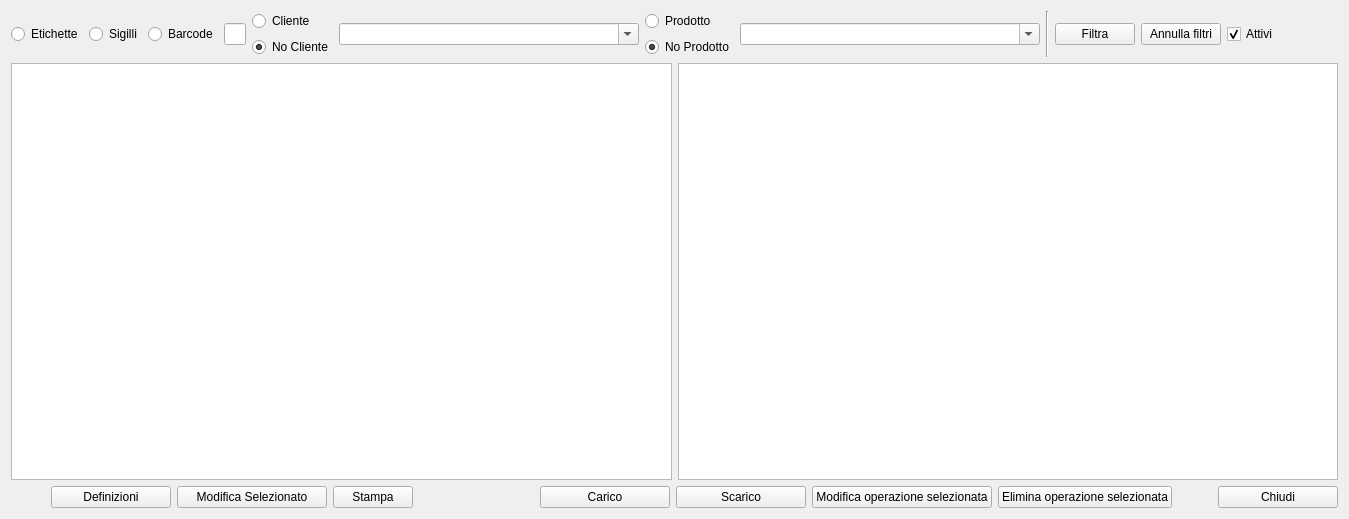
<?xml version="1.0" encoding="UTF-8"?>
<ui version="4.0">
 <class>FTOverview</class>
 <widget class="QWidget" name="FTOverview">
  <property name="geometry">
   <rect>
    <x>0</x>
    <y>0</y>
    <width>1349</width>
    <height>519</height>
   </rect>
  </property>
  <property name="windowTitle">
   <string>Panoramica</string>
  </property>
  <property name="windowIcon">
   <iconset resource="resources.qrc">
    <normaloff>:/resources/icons/8644322_graphic_chart_graph_bam_icon (1).png</normaloff>:/resources/icons/8644322_graphic_chart_graph_bam_icon (1).png</iconset>
  </property>
  <layout class="QVBoxLayout" name="verticalLayout_3">
   <item>
    <layout class="QHBoxLayout" name="horizontalLayout_3">
     <item>
      <widget class="QRadioButton" name="rbLabels">
       <property name="text">
        <string>Etichette</string>
       </property>
       <property name="checked">
        <bool>true</bool>
       </property>
      </widget>
     </item>
     <item>
      <widget class="QRadioButton" name="rbSigilli">
       <property name="text">
        <string>Sigilli</string>
       </property>
      </widget>
     </item>
     <item>
      <widget class="QRadioButton" name="rbBarcode">
       <property name="text">
        <string>Barcode</string>
       </property>
      </widget>
     </item>
     <item>
      <widget class="QLineEdit" name="leBarcode">
       <property name="clearButtonEnabled">
        <bool>true</bool>
       </property>
      </widget>
     </item>
     <item>
      <layout class="QVBoxLayout" name="verticalLayout_2">
       <item>
        <widget class="QRadioButton" name="rbCust">
         <property name="text">
          <string>Cliente</string>
         </property>
         <attribute name="buttonGroup">
          <string notr="true">buttonGroup</string>
         </attribute>
        </widget>
       </item>
       <item>
        <widget class="QRadioButton" name="rbNoCust">
         <property name="text">
          <string>No Cliente</string>
         </property>
         <property name="checked">
          <bool>true</bool>
         </property>
         <attribute name="buttonGroup">
          <string notr="true">buttonGroup</string>
         </attribute>
        </widget>
       </item>
      </layout>
     </item>
     <item>
      <widget class="QComboBox" name="cbCliente">
       <property name="minimumSize">
        <size>
         <width>300</width>
         <height>0</height>
        </size>
       </property>
       <property name="editable">
        <bool>true</bool>
       </property>
      </widget>
     </item>
     <item>
      <layout class="QVBoxLayout" name="verticalLayout">
       <item>
        <widget class="QRadioButton" name="rbAnyProd">
         <property name="text">
          <string>Prodotto</string>
         </property>
         <attribute name="buttonGroup">
          <string notr="true">buttonGroup_2</string>
         </attribute>
        </widget>
       </item>
       <item>
        <widget class="QRadioButton" name="rbNoProd">
         <property name="text">
          <string>No Prodotto</string>
         </property>
         <property name="checked">
          <bool>true</bool>
         </property>
         <attribute name="buttonGroup">
          <string notr="true">buttonGroup_2</string>
         </attribute>
        </widget>
       </item>
      </layout>
     </item>
     <item>
      <widget class="QComboBox" name="cbProdotto">
       <property name="minimumSize">
        <size>
         <width>300</width>
         <height>0</height>
        </size>
       </property>
       <property name="editable">
        <bool>true</bool>
       </property>
      </widget>
     </item>
     <item>
      <widget class="Line" name="line_2">
       <property name="orientation">
        <enum>Qt::Vertical</enum>
       </property>
      </widget>
     </item>
     <item>
      <widget class="QPushButton" name="pbFilter">
       <property name="text">
        <string>Filtra</string>
       </property>
       <property name="icon">
        <iconset resource="resources.qrc">
         <normaloff>:/resources/icons/Search.PNG</normaloff>:/resources/icons/Search.PNG</iconset>
       </property>
       <property name="iconSize">
        <size>
         <width>32</width>
         <height>32</height>
        </size>
       </property>
      </widget>
     </item>
     <item>
      <widget class="QPushButton" name="pbNoFilters">
       <property name="text">
        <string>Annulla filtri</string>
       </property>
       <property name="icon">
        <iconset resource="resources.qrc">
         <normaloff>:/resources/icons/8704261_premium_toggle_icon.png</normaloff>:/resources/icons/8704261_premium_toggle_icon.png</iconset>
       </property>
       <property name="iconSize">
        <size>
         <width>32</width>
         <height>32</height>
        </size>
       </property>
      </widget>
     </item>
     <item>
      <widget class="QCheckBox" name="cbAttivi">
       <property name="text">
        <string>Attivi</string>
       </property>
       <property name="checked">
        <bool>true</bool>
       </property>
      </widget>
     </item>
     <item>
      <spacer name="horizontalSpacer_3">
       <property name="orientation">
        <enum>Qt::Horizontal</enum>
       </property>
       <property name="sizeHint" stdset="0">
        <size>
         <width>1243</width>
         <height>20</height>
        </size>
       </property>
      </spacer>
     </item>
    </layout>
   </item>
   <item>
    <layout class="QHBoxLayout" name="horizontalLayout_2">
     <item>
      <widget class="QTableView" name="tvTags">
       <property name="editTriggers">
        <set>QAbstractItemView::NoEditTriggers</set>
       </property>
       <property name="alternatingRowColors">
        <bool>true</bool>
       </property>
       <property name="selectionMode">
        <enum>QAbstractItemView::SingleSelection</enum>
       </property>
       <property name="selectionBehavior">
        <enum>QAbstractItemView::SelectRows</enum>
       </property>
       <property name="sortingEnabled">
        <bool>true</bool>
       </property>
       <attribute name="horizontalHeaderCascadingSectionResizes">
        <bool>true</bool>
       </attribute>
       <attribute name="horizontalHeaderStretchLastSection">
        <bool>true</bool>
       </attribute>
       <attribute name="verticalHeaderVisible">
        <bool>false</bool>
       </attribute>
       <attribute name="verticalHeaderCascadingSectionResizes">
        <bool>true</bool>
       </attribute>
       <attribute name="verticalHeaderHighlightSections">
        <bool>false</bool>
       </attribute>
      </widget>
     </item>
     <item>
      <widget class="QTableView" name="tvTags_mov">
       <property name="editTriggers">
        <set>QAbstractItemView::NoEditTriggers</set>
       </property>
       <property name="alternatingRowColors">
        <bool>true</bool>
       </property>
       <property name="selectionMode">
        <enum>QAbstractItemView::SingleSelection</enum>
       </property>
       <property name="selectionBehavior">
        <enum>QAbstractItemView::SelectRows</enum>
       </property>
       <property name="sortingEnabled">
        <bool>true</bool>
       </property>
       <attribute name="horizontalHeaderCascadingSectionResizes">
        <bool>true</bool>
       </attribute>
       <attribute name="horizontalHeaderShowSortIndicator" stdset="0">
        <bool>true</bool>
       </attribute>
       <attribute name="horizontalHeaderStretchLastSection">
        <bool>true</bool>
       </attribute>
       <attribute name="verticalHeaderVisible">
        <bool>false</bool>
       </attribute>
       <attribute name="verticalHeaderCascadingSectionResizes">
        <bool>true</bool>
       </attribute>
      </widget>
     </item>
    </layout>
   </item>
   <item>
    <layout class="QHBoxLayout" name="horizontalLayout_5">
     <item>
      <layout class="QHBoxLayout" name="horizontalLayout">
       <item>
        <spacer name="horizontalSpacer">
         <property name="orientation">
          <enum>Qt::Horizontal</enum>
         </property>
         <property name="sizeHint" stdset="0">
          <size>
           <width>40</width>
           <height>20</height>
          </size>
         </property>
        </spacer>
       </item>
       <item>
        <widget class="QPushButton" name="pbDefinizioni">
         <property name="minimumSize">
          <size>
           <width>120</width>
           <height>0</height>
          </size>
         </property>
         <property name="maximumSize">
          <size>
           <width>120</width>
           <height>16777215</height>
          </size>
         </property>
         <property name="text">
          <string>Definizioni</string>
         </property>
         <property name="icon">
          <iconset resource="resources.qrc">
           <normaloff>:/resources/icons/7627459_app_tools_logo_apple_reminders_icon.png</normaloff>:/resources/icons/7627459_app_tools_logo_apple_reminders_icon.png</iconset>
         </property>
         <property name="iconSize">
          <size>
           <width>32</width>
           <height>32</height>
          </size>
         </property>
        </widget>
       </item>
       <item>
        <widget class="QPushButton" name="pbModTag">
         <property name="minimumSize">
          <size>
           <width>150</width>
           <height>0</height>
          </size>
         </property>
         <property name="maximumSize">
          <size>
           <width>150</width>
           <height>16777215</height>
          </size>
         </property>
         <property name="text">
          <string>Modifica Selezionato</string>
         </property>
         <property name="icon">
          <iconset resource="resources.qrc">
           <normaloff>:/resources/icons/8704072_premium_flash_icon.png</normaloff>:/resources/icons/8704072_premium_flash_icon.png</iconset>
         </property>
         <property name="iconSize">
          <size>
           <width>32</width>
           <height>32</height>
          </size>
         </property>
        </widget>
       </item>
       <item>
        <widget class="QPushButton" name="pbPrint">
         <property name="text">
          <string>Stampa</string>
         </property>
         <property name="icon">
          <iconset resource="resources.qrc">
           <normaloff>:/resources/icons/Printer-icon.png</normaloff>:/resources/icons/Printer-icon.png</iconset>
         </property>
         <property name="iconSize">
          <size>
           <width>32</width>
           <height>32</height>
          </size>
         </property>
        </widget>
       </item>
      </layout>
     </item>
     <item>
      <spacer name="horizontalSpacer_4">
       <property name="orientation">
        <enum>Qt::Horizontal</enum>
       </property>
       <property name="sizeHint" stdset="0">
        <size>
         <width>40</width>
         <height>20</height>
        </size>
       </property>
      </spacer>
     </item>
     <item>
      <layout class="QHBoxLayout" name="horizontalLayout_4">
       <item>
        <widget class="QPushButton" name="pbOperate">
         <property name="minimumSize">
          <size>
           <width>130</width>
           <height>0</height>
          </size>
         </property>
         <property name="maximumSize">
          <size>
           <width>130</width>
           <height>16777215</height>
          </size>
         </property>
         <property name="text">
          <string>Carico</string>
         </property>
         <property name="icon">
          <iconset resource="resources.qrc">
           <normaloff>:/resources/icons/8721738_add_plus_+_icon.png</normaloff>:/resources/icons/8721738_add_plus_+_icon.png</iconset>
         </property>
         <property name="iconSize">
          <size>
           <width>32</width>
           <height>32</height>
          </size>
         </property>
        </widget>
       </item>
       <item>
        <widget class="QPushButton" name="pb_Scarico">
         <property name="minimumSize">
          <size>
           <width>130</width>
           <height>0</height>
          </size>
         </property>
         <property name="maximumSize">
          <size>
           <width>130</width>
           <height>16777215</height>
          </size>
         </property>
         <property name="text">
          <string>Scarico</string>
         </property>
         <property name="icon">
          <iconset resource="resources.qrc">
           <normaloff>:/resources/icons/Minus.PNG</normaloff>:/resources/icons/Minus.PNG</iconset>
         </property>
         <property name="iconSize">
          <size>
           <width>32</width>
           <height>32</height>
          </size>
         </property>
        </widget>
       </item>
       <item>
        <widget class="QPushButton" name="pbModifyOperation">
         <property name="text">
          <string>Modifica operazione selezionata</string>
         </property>
         <property name="icon">
          <iconset resource="resources.qrc">
           <normaloff>:/resources/icons/Actions-configure-icon.png</normaloff>:/resources/icons/Actions-configure-icon.png</iconset>
         </property>
         <property name="iconSize">
          <size>
           <width>32</width>
           <height>32</height>
          </size>
         </property>
        </widget>
       </item>
       <item>
        <widget class="QPushButton" name="pbDEleteOperation">
         <property name="text">
          <string>Elimina operazione selezionata</string>
         </property>
         <property name="icon">
          <iconset resource="resources.qrc">
           <normaloff>:/resources/icons/Flag-red64.png</normaloff>:/resources/icons/Flag-red64.png</iconset>
         </property>
         <property name="iconSize">
          <size>
           <width>32</width>
           <height>32</height>
          </size>
         </property>
        </widget>
       </item>
       <item>
        <spacer name="horizontalSpacer_2">
         <property name="orientation">
          <enum>Qt::Horizontal</enum>
         </property>
         <property name="sizeHint" stdset="0">
          <size>
           <width>40</width>
           <height>20</height>
          </size>
         </property>
        </spacer>
       </item>
       <item>
        <widget class="QPushButton" name="pbClose">
         <property name="minimumSize">
          <size>
           <width>120</width>
           <height>0</height>
          </size>
         </property>
         <property name="maximumSize">
          <size>
           <width>120</width>
           <height>16777215</height>
          </size>
         </property>
         <property name="text">
          <string>Chiudi</string>
         </property>
         <property name="icon">
          <iconset resource="resources.qrc">
           <normaloff>:/resources/icons/Actions-window-close-icon.png</normaloff>:/resources/icons/Actions-window-close-icon.png</iconset>
         </property>
         <property name="iconSize">
          <size>
           <width>32</width>
           <height>32</height>
          </size>
         </property>
        </widget>
       </item>
      </layout>
     </item>
    </layout>
   </item>
  </layout>
 </widget>
 <resources>
  <include location="resources.qrc"/>
 </resources>
 <connections/>
 <buttongroups>
  <buttongroup name="buttonGroup_2"/>
  <buttongroup name="buttonGroup"/>
 </buttongroups>
</ui>
